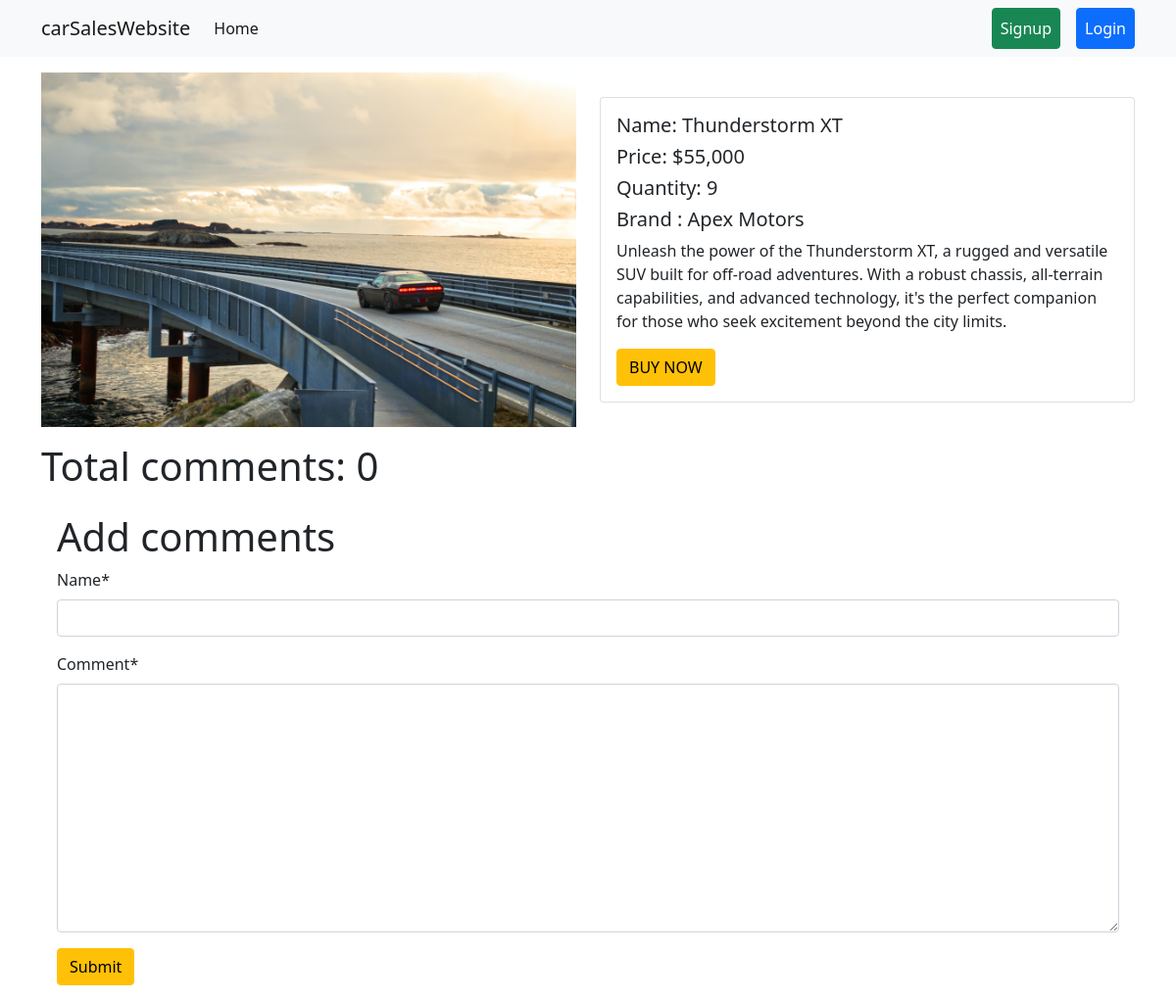
The page /car/detail/4 on the database its author committed.
### car/models.py (models this page shows, shortened)
class CarModel(models.Model):
    name= models.CharField(max_length=55)
    description = models.TextField()
    price =models.CharField(max_length=55)
    brand = models.ForeignKey(BrandModel, on_delete=models.CASCADE)
    quantity = models.PositiveBigIntegerField(default=10)
    image = models.ImageField(upload_to='car/media/uploads/')

### brand/models.py (models this page shows, shortened)
class BrandModel(models.Model):
    name = models.CharField(max_length=100)

### car/views.py (the view, shortened to what this page needs)
# urls.py: path('detail/<int:id>', views.CarDetailView.as_view(), name='car_details'),
class CarDetailView(DetailView):
    model = models.CarModel
    pk_url_kwarg = 'id'
    template_name = 'car_details.html'
    def get_context_data(self, **kwargs):
        context = super().get_context_data(**kwargs)
        car =self.object
        comments = car.comments.all()
        comment_form = forms.CommentForm()
        cars = models.CarModel.objects.all()
        context['cars'] = cars
        context['comments'] = comments
        context['comment_form'] = comment_form
        return context

### car/forms.py
class CommentForm(forms.ModelForm):
    class Meta:
        model = Comment
        fields = ['name','comment']

### car/templates/car_details.html (shortened to what this page needs)
{% extends "base.html" %}
{% load static %}
{% load crispy_forms_tags %}
{% block content %}
<div class="container py-3">
  <div class="row">
    <div class="col-6">
      <img src="{{object.image.url}}" class="img-fluid" alt="{{object.name }}" />
    </div>
    <div class="col-6 d-flex align-items-center">
      <div class="card w-100">
        <div class="card-body">
          <h5 class="card-title"> Name: {{object.name}}</h5>
          <h5 class="card-title"> Price: ${{object.price}} </h5>
          <h5 class="card-title"> Quantity: {{object.quantity}}</h5>
          <h5 class="card-title">Brand : {{object.brand.name}}</h5>
          <p class="card-text">{{object.description}}</p>
          <a href="{%url 'buy_now' object.id%}" class="btn btn-warning {% if object.quantity == 0 %} disabled{% endif %}">BUY NOW</a>
        </div>
      </div>
    </div>
  </div>
</div>
<div class="container">
  <h1>Total comments: {{comments|length}}</h1>
  <div class="card-body">
    <form action="" method="post">
      <h1>Add comments</h1>
      {{comment_form|crispy}}
      <button class="btn btn-warning">Submit</button>
    </form>
  </div>
</div>
{% endblock content %}

### rows shown on the page
CarModel: image (picture), name "Thunderstorm XT", price "55,000", quantity "9", brand.name "Apex Motors", description "Unleash the power of the Thunderstorm XT, a rugged and versatile SUV built for off-road adventures. With a robust chassis, all-terrain capabilities, and advanced technology, it's the perfect companion for those who seek excitement beyond the city limits."

### other values the page prints
{{ comments|length }} "0"
